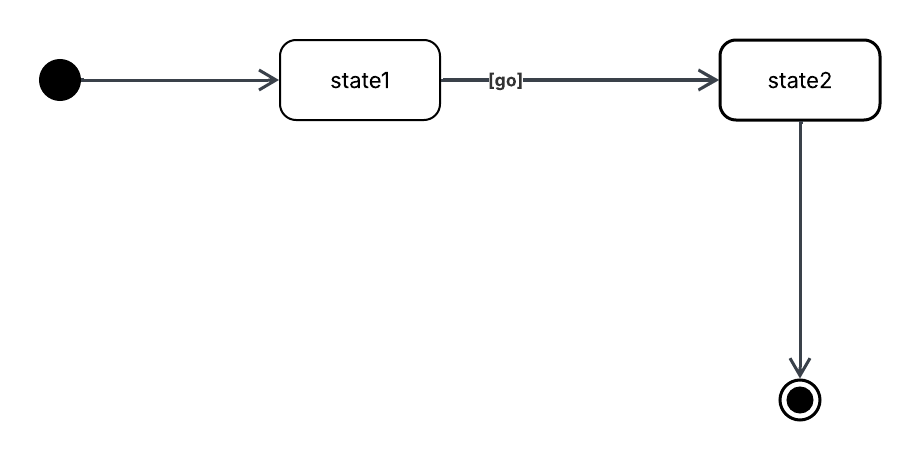
#> input picture images/std1.png, 920 x 460 px, found by its file name
$ python 'activityDiagram copy.py'
#> lines starting #> are read from the running program, lines starting #| are printed output that depends on the picture; after the words box and inside, x2 and y2 are one past the last pixel; in counts of white or black regions, pixels touching at a corner belong together
import cv2
import numpy as np
import matplotlib.pyplot as plt
import math
import pytesseract
from pytesseract import Output

epsilon_ratio = 0.04

# ---------------- Step 0: Load image ----------------
def load_image(path):
#> called with path = './images/std1.png'
    image = cv2.imread(path)
#> image is the input picture: shape (460, 920, 3); mean B, G, R 250.5, 250.5, 250.4
    gray = cv2.cvtColor(image, cv2.COLOR_BGR2GRAY)
    return image, gray

# ---------------- Step 1: Threshold ----------------
def threshold_image(gray, thresh_val=128):
#> called with thresh_val = 128
    _, thresh = cv2.threshold(gray, thresh_val, 255, cv2.THRESH_BINARY_INV)
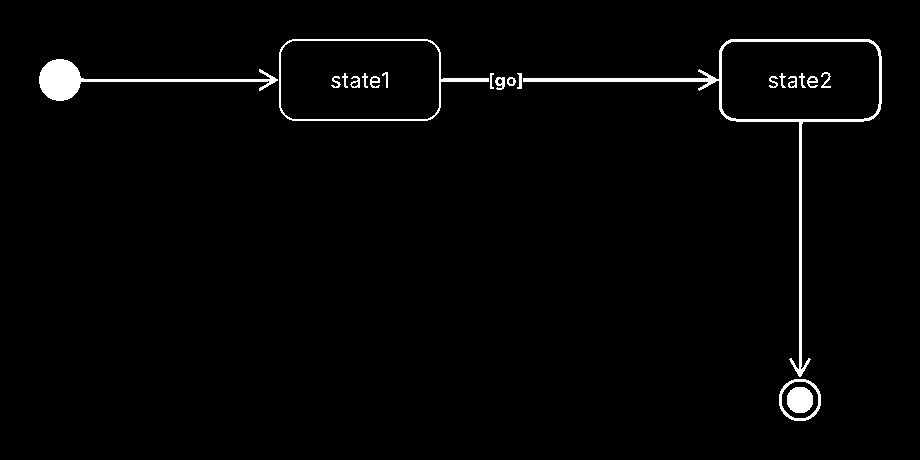
#> thresh: shape (460, 920); 1.9% white; 21 white regions, largest, box (x1, y1, x2, y2) and area: (523, 39, 882, 377) 3095, (39, 59, 278, 101) 2075, (279, 39, 489, 121) 1098
    return thresh

# ---------------- Step 2: Morphology ----------------
def extract_lines(thresh, vert_len=15, horiz_len=15):
#> called with vert_len = 15, horiz_len = 15
    vertical_kernel = cv2.getStructuringElement(cv2.MORPH_RECT, (1, vert_len))
    horizontal_kernel = cv2.getStructuringElement(cv2.MORPH_RECT, (horiz_len, 1))

    vertical_lines = cv2.morphologyEx(thresh, cv2.MORPH_OPEN, vertical_kernel, iterations=2)
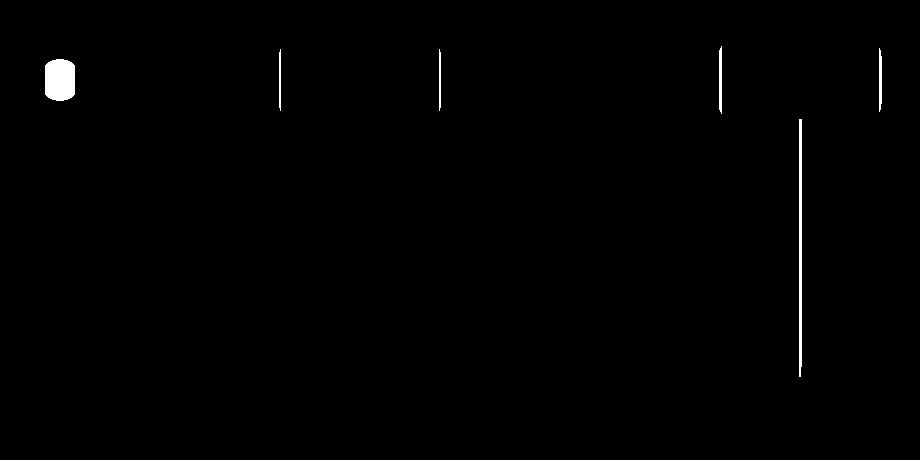
#> vertical_lines: shape (460, 920); 0.59% white; 6 white regions, box (x1, y1, x2, y2) and area: (45, 59, 75, 101) 1144, (799, 119, 802, 377) 764, (719, 46, 722, 114) 192, (879, 48, 882, 112) 172, (279, 49, 281, 111) 118, (439, 49, 441, 111) 118
    horizontal_lines = cv2.morphologyEx(thresh, cv2.MORPH_OPEN, horizontal_kernel, iterations=2)
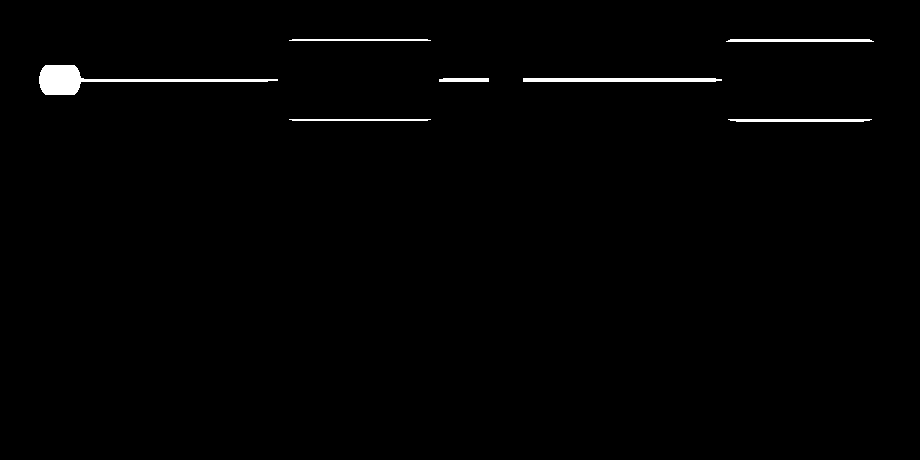
#> horizontal_lines: shape (460, 920); 0.97% white; 7 white regions

    return vertical_lines, horizontal_lines

# ---------------- Step 3: Contour detection ----------------
def get_segments(lines):
    contours, _ = cv2.findContours(lines, cv2.RETR_EXTERNAL, cv2.CHAIN_APPROX_SIMPLE)
#> contours = 6 contours; box (x1, y1, x2, y2) and area: (45, 59, 75, 101) 1085, (799, 119, 802, 377) 504, (719, 46, 722, 114) 124, (879, 48, 882, 112) 108, (439, 49, 441, 111) 56, (279, 49, 281, 111) 56
    segments = [cv2.boundingRect(c) for c in contours]  # (x, y, w, h)
#> segments = [(799, 119, 3, 258), (45, 59, 30, 42), (439, 49, 2, 62), (279, 49, 2, 62), (879, 48, 3, 64), (719, 46, 3, 68)]
#> (the rest of the program and of its run is left out)
